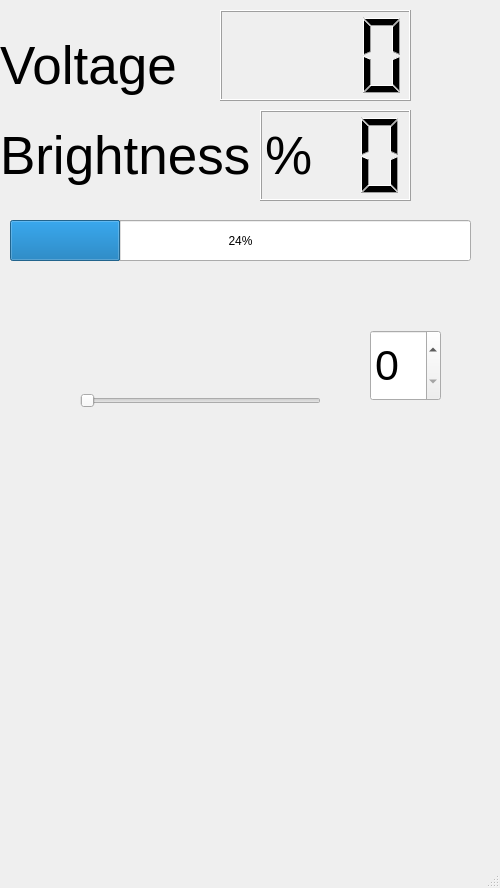
<?xml version="1.0" encoding="UTF-8"?>
<ui version="4.0">
 <class>MainWindow</class>
 <widget class="QMainWindow" name="MainWindow">
  <property name="geometry">
   <rect>
    <x>0</x>
    <y>0</y>
    <width>500</width>
    <height>888</height>
   </rect>
  </property>
  <property name="windowTitle">
   <string>MainWindow</string>
  </property>
  <widget class="QWidget" name="centralwidget">
   <widget class="QLCDNumber" name="lcdVoltage">
    <property name="geometry">
     <rect>
      <x>220</x>
      <y>10</y>
      <width>191</width>
      <height>91</height>
     </rect>
    </property>
    <property name="digitCount">
     <number>4</number>
    </property>
   </widget>
   <widget class="QLCDNumber" name="lcdBrightness">
    <property name="geometry">
     <rect>
      <x>260</x>
      <y>110</y>
      <width>151</width>
      <height>91</height>
     </rect>
    </property>
    <property name="digitCount">
     <number>3</number>
    </property>
   </widget>
   <widget class="QLabel" name="lVoltage">
    <property name="geometry">
     <rect>
      <x>0</x>
      <y>20</y>
      <width>201</width>
      <height>91</height>
     </rect>
    </property>
    <property name="font">
     <font>
      <pointsize>40</pointsize>
     </font>
    </property>
    <property name="text">
     <string>Voltage</string>
    </property>
   </widget>
   <widget class="QLabel" name="lBrightness">
    <property name="geometry">
     <rect>
      <x>0</x>
      <y>110</y>
      <width>341</width>
      <height>91</height>
     </rect>
    </property>
    <property name="font">
     <font>
      <pointsize>40</pointsize>
     </font>
    </property>
    <property name="text">
     <string>Brightness %</string>
    </property>
   </widget>
   <widget class="QSpinBox" name="spinBox">
    <property name="geometry">
     <rect>
      <x>370</x>
      <y>330</y>
      <width>71</width>
      <height>71</height>
     </rect>
    </property>
    <property name="font">
     <font>
      <pointsize>32</pointsize>
     </font>
    </property>
   </widget>
   <widget class="QSlider" name="horizontalSlider">
    <property name="geometry">
     <rect>
      <x>80</x>
      <y>380</y>
      <width>241</width>
      <height>41</height>
     </rect>
    </property>
    <property name="orientation">
     <enum>Qt::Horizontal</enum>
    </property>
   </widget>
   <widget class="QProgressBar" name="pbBrigthness">
    <property name="geometry">
     <rect>
      <x>10</x>
      <y>220</y>
      <width>461</width>
      <height>41</height>
     </rect>
    </property>
    <property name="value">
     <number>24</number>
    </property>
   </widget>
  </widget>
  <widget class="QMenuBar" name="menubar">
   <property name="geometry">
    <rect>
     <x>0</x>
     <y>0</y>
     <width>500</width>
     <height>22</height>
    </rect>
   </property>
  </widget>
  <widget class="QStatusBar" name="statusbar"/>
 </widget>
 <resources/>
 <connections/>
</ui>
